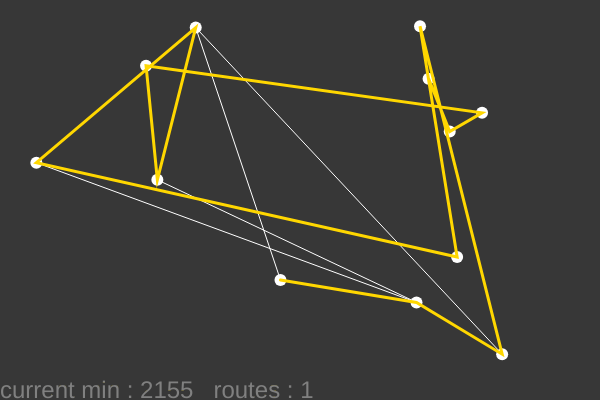
Frame 1 (no input)
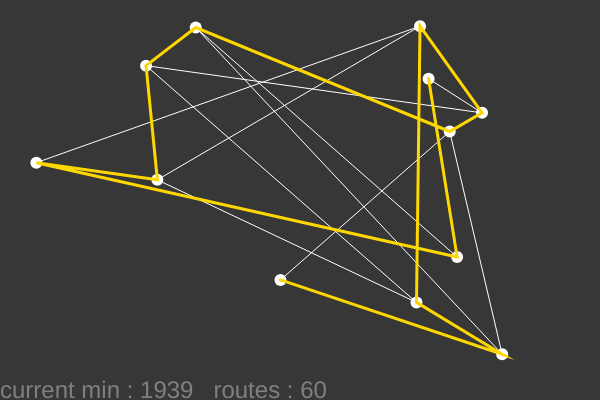
Frame 60 (no input)
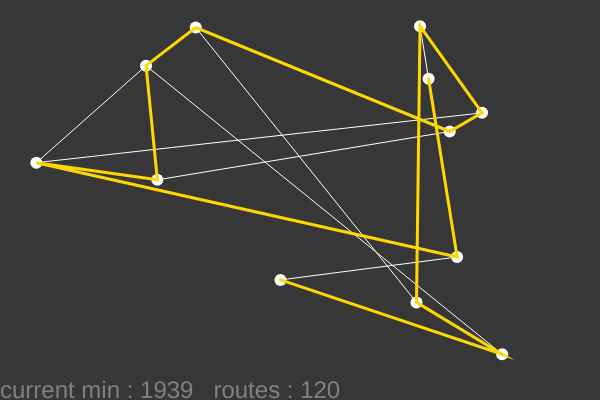
Frame 120 (the mouse pressed at the canvas centre since frame 60)

The p5.js sketch that drew these frames (run headless with seeded random() and noise() and a simulated clock; from frame 60 on, the mouse is pressed at the canvas centre):

// p5.js sketch
// ── sketch.js
//Maor Assayag
//Traveling Salesperson JS using probality algorithem to find the shortest rouets beetween all points, for accurate please define numOfdots to be >5
// with an option to insert the num of dots

var dots = [];
var numOfDots = 12;
var minDist;
var minDots;
var counter;
var fact;

function setup() {
    createCanvas(600,400);
    input = createInput('num of dots :)'); // insert the num of dots you want to check!
    intial();
}


function draw() {
    background(55);
    fill(255);
    noStroke();
    //check if the user inert num of dots
    if (input.value()!='num of dots :)' && input.value()!=numOfDots){
        numOfDots = input.value();
        intial();
    }
    
    //draw the dots
    for (var i =0; i < dots.length; i++){ ellipse(dots[i].x, dots[i].y, 12, 12); }
    
    //draw the route
    stroke(255);
    strokeWeight(1);
    noFill();
    beginShape();
    for (var i =0; i < dots.length; i++){ vertex(dots[i].x, dots[i].y); }
    endShape();
    
    //change the route
   if (counter < fact) {
       swap(dots,floor(random(dots.length)),floor(random(dots.length)));
       counter++;
       var d = calcDist(dots);
       if (d < minDist){ 
           minDist = d;
           minDots = dots.slice();
           console.log(minDist);}
    }
  
    //draw analysis
    stroke('gold');
    strokeWeight(3);
    noFill();
    beginShape();
    for (var i =0; i < minDots.length; i++){ vertex(minDots[i].x, minDots[i].y); }
    endShape();
    fill('grey');
    strokeWeight(0);
    textSize(24);
    text("current min : "+floor(minDist)+"   routes : "+counter, 0 , height -2);
}


function swap(a, i, j){
    var temp = a[i];
    a[i] = a[j];
    a[j] = temp;
}

function calcDist(dots){
    var sum = 0;
    for(var i = 0; i < dots.length-1 ; i++){
        var d = dist(dots[i].x, dots[i].y, dots[i+1].x, dots[i+1].y);
        sum +=d;
    }
    return sum;
}

function factorial (n){
  j = 1;
  for(i=1;i<=n;i++){
    j = j*i;
  }
  return j;
}

function intial(){
    dots = [];
    for (var i =0; i < numOfDots; i++){
        var v = createVector(random(width),random(height-20));
        dots[i] = v;
    }
    
    // intialize minimum values
    var d = calcDist(dots); 
    minDist = d;
    minDots = dots.slice();
    fact = factorial(numOfDots);
    counter = 0;
}
